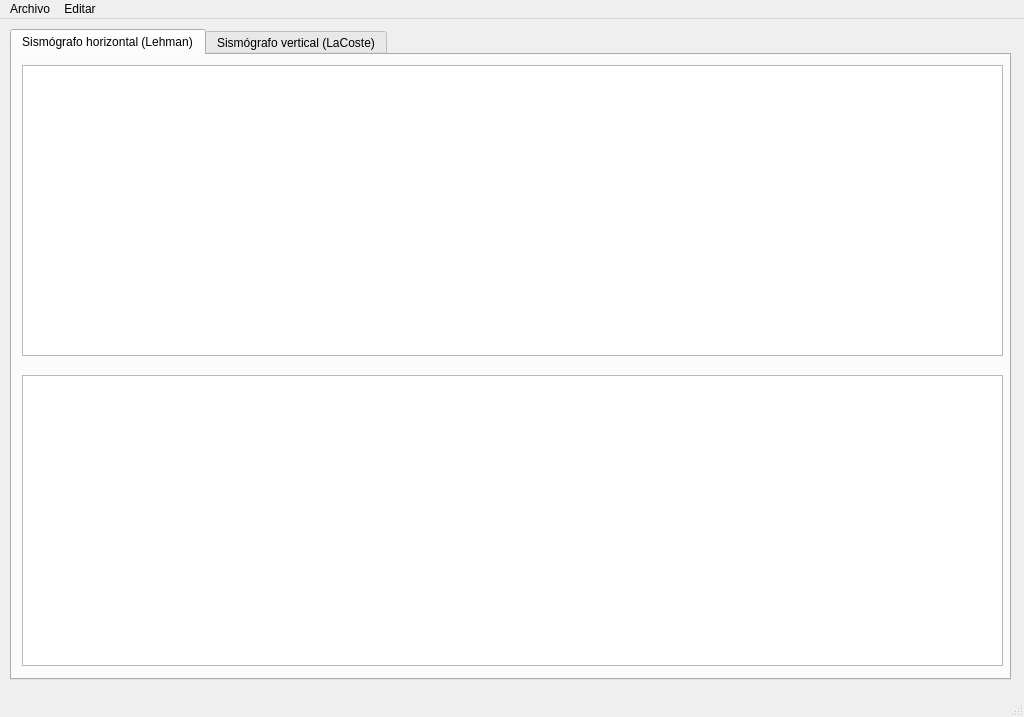
<?xml version="1.0" encoding="UTF-8"?>
<ui version="4.0">
 <class>MainWindow</class>
 <widget class="QMainWindow" name="MainWindow">
  <property name="geometry">
   <rect>
    <x>0</x>
    <y>0</y>
    <width>1024</width>
    <height>717</height>
   </rect>
  </property>
  <property name="windowTitle">
   <string>MainWindow</string>
  </property>
  <widget class="QWidget" name="centralwidget">
   <widget class="QTabWidget" name="tabWidget">
    <property name="geometry">
     <rect>
      <x>10</x>
      <y>10</y>
      <width>1001</width>
      <height>651</height>
     </rect>
    </property>
    <property name="currentIndex">
     <number>0</number>
    </property>
    <widget class="QWidget" name="Horizontal">
     <attribute name="title">
      <string>Sismógrafo horizontal (Lehman)</string>
     </attribute>
     <widget class="PlotWidget" name="graphViewLehmanSignal">
      <property name="geometry">
       <rect>
        <x>10</x>
        <y>10</y>
        <width>981</width>
        <height>291</height>
       </rect>
      </property>
      <property name="sizePolicy">
       <sizepolicy hsizetype="Expanding" vsizetype="Expanding">
        <horstretch>0</horstretch>
        <verstretch>0</verstretch>
       </sizepolicy>
      </property>
      <property name="resizeAnchor">
       <enum>QGraphicsView::AnchorViewCenter</enum>
      </property>
     </widget>
     <widget class="QWidget" name="widget" native="true">
      <property name="geometry">
       <rect>
        <x>10</x>
        <y>320</y>
        <width>981</width>
        <height>291</height>
       </rect>
      </property>
      <widget class="PlotWidget" name="graphViewLehmanFourier">
       <property name="geometry">
        <rect>
         <x>0</x>
         <y>0</y>
         <width>981</width>
         <height>291</height>
        </rect>
       </property>
      </widget>
     </widget>
    </widget>
    <widget class="QWidget" name="Vertical">
     <attribute name="title">
      <string>Sismógrafo vertical (LaCoste)</string>
     </attribute>
     <widget class="PlotWidget" name="graphViewLaCosteSignal">
      <property name="geometry">
       <rect>
        <x>10</x>
        <y>10</y>
        <width>981</width>
        <height>291</height>
       </rect>
      </property>
     </widget>
     <widget class="PlotWidget" name="graphViewLaCosteFourier">
      <property name="geometry">
       <rect>
        <x>10</x>
        <y>320</y>
        <width>981</width>
        <height>291</height>
       </rect>
      </property>
     </widget>
    </widget>
   </widget>
  </widget>
  <widget class="QMenuBar" name="menubar">
   <property name="geometry">
    <rect>
     <x>0</x>
     <y>0</y>
     <width>1024</width>
     <height>21</height>
    </rect>
   </property>
   <widget class="QMenu" name="menuArchivo">
    <property name="title">
     <string>Archivo</string>
    </property>
   </widget>
   <widget class="QMenu" name="menuEditar">
    <property name="title">
     <string>Editar</string>
    </property>
   </widget>
   <addaction name="menuArchivo"/>
   <addaction name="menuEditar"/>
  </widget>
  <widget class="QStatusBar" name="statusbar"/>
 </widget>
 <customwidgets>
  <customwidget>
   <class>PlotWidget</class>
   <extends>QGraphicsView</extends>
   <header>pyqtgraph.h</header>
  </customwidget>
 </customwidgets>
 <resources/>
 <connections/>
</ui>
